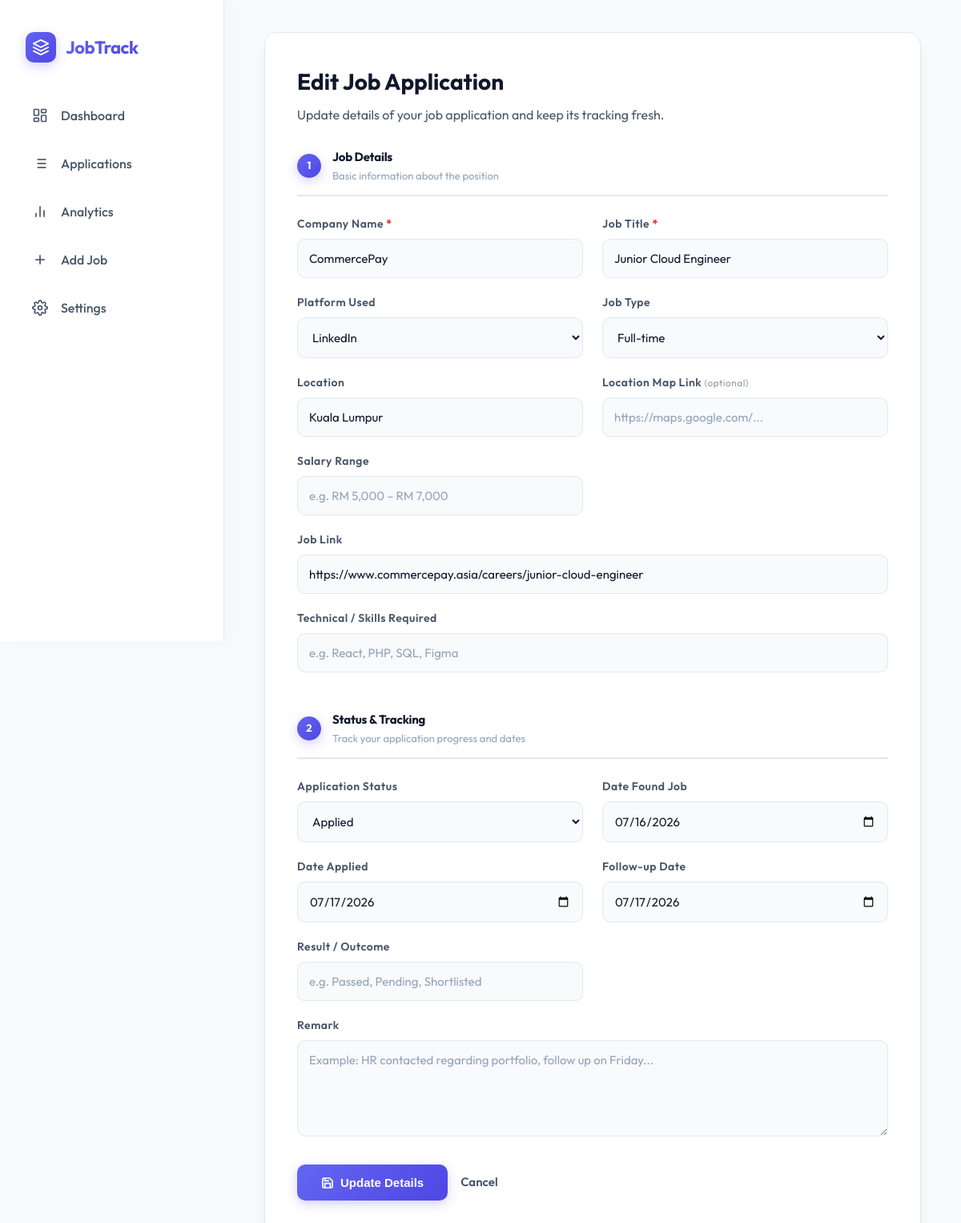
Page /app/edit.php?id=254&back=index.php? on the committed database.
### tables this page shows
CREATE TABLE applications (
            id INTEGER PRIMARY KEY AUTOINCREMENT,
            job_title TEXT NOT NULL,
            company TEXT NOT NULL,
            platform TEXT,
            date_applied TEXT,
            status TEXT DEFAULT 'Applied',
            notes TEXT,
            created_at DATETIME DEFAULT CURRENT_TIMESTAMP
        , date_found TEXT, job_type TEXT, location TEXT, salary_range TEXT, job_link TEXT, remark TEXT, follow_up_date TEXT, interview_date TEXT, result TEXT, technical_skills TEXT, assessment_status TEXT DEFAULT 'None', assessment_type TEXT, assessment_deadline TEXT, assessment_link TEXT, assessment_notes TEXT, interview_location TEXT, assessment_platform TEXT, location_link TEXT, interview_location_link TEXT);

### app/edit.php (the view, shortened to what this page needs)
<?php
include 'db.php';
$id = isset($_GET['id']) ? (int)$_GET['id'] : 0;
$back = 'index.php';
if (isset($_GET['back'])) {
    $parsed = parse_url($_GET['back']);
    if (empty($parsed['host']) && (strpos($parsed['path'], 'index.php') !== false || empty($parsed['path']))) {
        $back = $_GET['back'];
    }
}
$stmt = $pdo->prepare("SELECT * FROM applications WHERE id = ?");
$stmt->execute([$id]);
$app = $stmt->fetch(PDO::FETCH_ASSOC);
$platform_options = ['JobStreet', 'LinkedIn', 'Website', 'MyFutureJobs'];
$platform_select_val = '';
if (!empty($app['platform'])) {
    if (in_array($app['platform'], $platform_options)) {
        $platform_select_val = $app['platform'];
    } else {
        $platform_select_val = 'Other';
        $platform_other_val = $app['platform'];
        $show_other = true;
    }
}
?>
<!DOCTYPE html>
<html lang="en">
<head>
    <link rel="stylesheet" href="style.css?v=1.2.0">
</head>
<body>
    <div class="layout">
        <aside class="sidebar">
            <div class="sidebar-logo">
                <div class="sidebar-logo-icon">
                    <svg viewBox="0 0 24 24">
                        <path d="M12 2L2 7l10 5 10-5-10-5zM2 17l10 5 10-5M2 12l10 5 10-5" stroke="white" stroke-width="2" stroke-linecap="round" stroke-linejoin="round" fill="none"/>
                    </svg>
                </div>
                <h2>JobTrack</h2>
            </div>
            <ul class="sidebar-menu">
                <li class="sidebar-menu-item">
                    <a href="index.php?view=dashboard">
                        <svg viewBox="0 0 24 24"><rect x="3" y="3" width="7" height="9" rx="1"></rect><rect x="14" y="3" width="7" height="5" rx="1"></rect><rect x="14" y="12" width="7" height="9" rx="1"></rect><rect x="3" y="16" width="7" height="5" rx="1"></rect></svg>
                        Dashboard
                    </a>
                </li>
                <li class="sidebar-menu-item">
                    <a href="index.php?view=applications">
                        <svg viewBox="0 0 24 24"><line x1="8" y1="6" x2="21" y2="6"></line><line x1="8" y1="12" x2="21" y2="12"></line><line x1="8" y1="18" x2="21" y2="18"></line><line x1="3" y1="6" x2="3.01" y2="6"></line><line x1="3" y1="12" x2="3.01" y2="12"></line><line x1="3" y1="18" x2="3.01" y2="18"></line></svg>
                        Applications
                    </a>
                </li>
                <li class="sidebar-menu-item">
                    <a href="index.php?view=analytics">
                        <svg viewBox="0 0 24 24"><line x1="18" y1="20" x2="18" y2="10"></line><line x1="12" y1="20" x2="12" y2="4"></line><line x1="6" y1="20" x2="6" y2="14"></line></svg>
                        Analytics
                    </a>
                </li>
                <li class="sidebar-menu-item">
                    <a href="add.php">
                        <svg viewBox="0 0 24 24"><line x1="12" y1="5" x2="12" y2="19"></line><line x1="5" y1="12" x2="19" y2="12"></line></svg>
                        Add Job
                    </a>
                </li>
                <li class="sidebar-menu-item">
                    <a href="settings.php">
                        Settings
                    </a>
                </li>
            </ul>
        </aside>
        <main class="main">
            <div class="form-container">
                <h1>Edit Job Application</h1>
                <p class="muted">Update details of your job application and keep its tracking fresh.</p>
                <form method="POST" action="edit.php?id=<?= $id ?>&back=<?= urlencode($back) ?>">
                    <div class="form-grid">
                        <div class="form-section-header">
                            <span class="form-section-number">1</span>
                            <div>
                                <div class="form-section-title">Job Details</div>
                                <div class="form-section-subtitle">Basic information about the position</div>
                            </div>
                        </div>
                        <div class="form-group">
                            <label>Company Name <span class="required-star">*</span></label>
                            <input type="text" name="company" required value="<?= htmlspecialchars($app['company']) ?>" placeholder="e.g. Google, Stripe, Canva">
                        </div>
                        <div class="form-group">
                            <label>Job Title <span class="required-star">*</span></label>
                            <input type="text" name="job_title" required value="<?= htmlspecialchars($app['job_title']) ?>" placeholder="e.g. Senior Software Engineer">
                        </div>
                        <div class="form-group">
                            <label>Platform Used</label>
                            <select name="platform_select" id="platform_select" onchange="togglePlatformOther(this)">
                                <?php foreach ($platform_options as $option): ?>
                                    <option value="<?= $option ?>" <?= $platform_select_val === $option ? 'selected' : '' ?>><?= $option ?></option>
                                <?php endforeach; ?>
                            </select>
                        </div>
                        <div class="form-group">
                            <label>Job Type</label>
                            <select name="job_type">
                                <?php
                                $types = ['Full-time', 'Part-time', 'Internship', 'Contract', 'Remote', 'Hybrid'];
                                foreach ($types as $type): ?>
                                    <option <?= $app['job_type'] === $type ? 'selected' : '' ?>><?= $type ?></option>
                                <?php endforeach; ?>
                            </select>
                        </div>
                        <div class="form-group">
                            <label>Location</label>
                            <input type="text" name="location" value="<?= htmlspecialchars($app['location'] ?: '') ?>" placeholder="e.g. Kuala Lumpur, Remote">
                        </div>
                        <div class="form-group">
                            <label>Location Map Link <span style="font-weight:400;opacity:.6;font-size:.85em;">(optional)</span></label>
                            <input type="url" name="location_link" value="<?= htmlspecialchars($app['location_link'] ?? '') ?>" placeholder="https://maps.google.com/...">
                        </div>
                        <div class="form-group">
                            <label>Salary Range</label>
                            <input type="text" name="salary_range" value="<?= htmlspecialchars($app['salary_range'] ?: '') ?>" placeholder="e.g. RM 5,000 – RM 7,000">
                        </div>
                        <div class="form-group full-width">
                            <label>Job Link</label>
                            <input type="url" name="job_link" value="<?= htmlspecialchars($app['job_link'] ?: '') ?>" placeholder="https://...">
                        </div>
                        <div class="form-group full-width">
                            <label>Technical / Skills Required</label>
                            <input type="text" name="technical_skills" value="<?= htmlspecialchars($app['technical_skills'] ?: '') ?>" placeholder="e.g. React, PHP, SQL, Figma">
                        </div>
                        <div class="form-section-header">
                            <span class="form-section-number">2</span>
                            <div>
                                <div class="form-section-title">Status &amp; Tracking</div>
                                <div class="form-section-subtitle">Track your application progress and dates</div>
                            </div>
                        </div>
                        <div class="form-group">
                            <label>Application Status</label>
                            <select name="status" id="app_status" onchange="toggleStatusFields()">
                                <?php
                                $statuses = ['Applied', 'Pending', 'Viewed Application', 'Interview', 'Assessment', 'Rejected', 'Offered', 'Expired', 'Unlikely to Progress Further'];
                                foreach ($statuses as $stat): ?>
                                    <option <?= $app['status'] === $stat ? 'selected' : '' ?>><?= $stat ?></option>
                                <?php endforeach; ?>
                            </select>
                        </div>
                        <div class="form-group">
                            <label>Date Found Job</label>
                            <input type="date" name="date_found" value="<?= htmlspecialchars($app['date_found'] ?: '') ?>">
                        </div>
                        <div class="form-group">
                            <label>Date Applied</label>
                            <input type="date" name="date_applied" value="<?= htmlspecialchars($app['date_applied'] ?: '') ?>">
                        </div>
                        <div class="form-group">
                            <label>Follow-up Date</label>
                            <input type="date" name="follow_up_date" value="<?= htmlspecialchars($app['follow_up_date'] ?: '') ?>">
                        </div>
                        <div class="form-group">
                            <label>Result / Outcome</label>
                            <input type="text" name="result" value="<?= htmlspecialchars($app['result'] ?: '') ?>" placeholder="e.g. Passed, Pending, Shortlisted">
                        </div>
                        <div class="form-group full-width">
                            <label>Remark</label>
                            <textarea name="remark" placeholder="Example: HR contacted regarding portfolio, follow up on Friday..."><?= htmlspecialchars($app['remark'] ?: '') ?></textarea>
                        </div>
                    </div>
                    <div class="form-actions">
                        <button type="submit" class="btn">
                            <svg viewBox="0 0 24 24" width="16" height="16" fill="none" stroke="currentColor" stroke-width="2.5"><path d="M19 21H5a2 2 0 0 1-2-2V5a2 2 0 0 1 2-2h11l5 5v11a2 2 0 0 1-2 2z"/><polyline points="17 21 17 13 7 13 7 21"/><polyline points="7 3 7 8 15 8"/></svg>
                            Update Details
                        </button>
                        <a href="<?= htmlspecialchars($back) ?>" class="back">Cancel</a>
                    </div>
                </form>
            </div>
        </main>
    </div>
</body>
</html>

### rows in the picture
applications: company "CommercePay", job_title "Junior Cloud Engineer", platform_select "LinkedIn", job_type "Full-time", location "Kuala Lumpur", job_link "https://www.commercepay.asia/careers/junior-cloud-engineer", status "Applied", date_found "07/16/2026", date_applied "07/17/2026", follow_up_date "07/17/2026"
